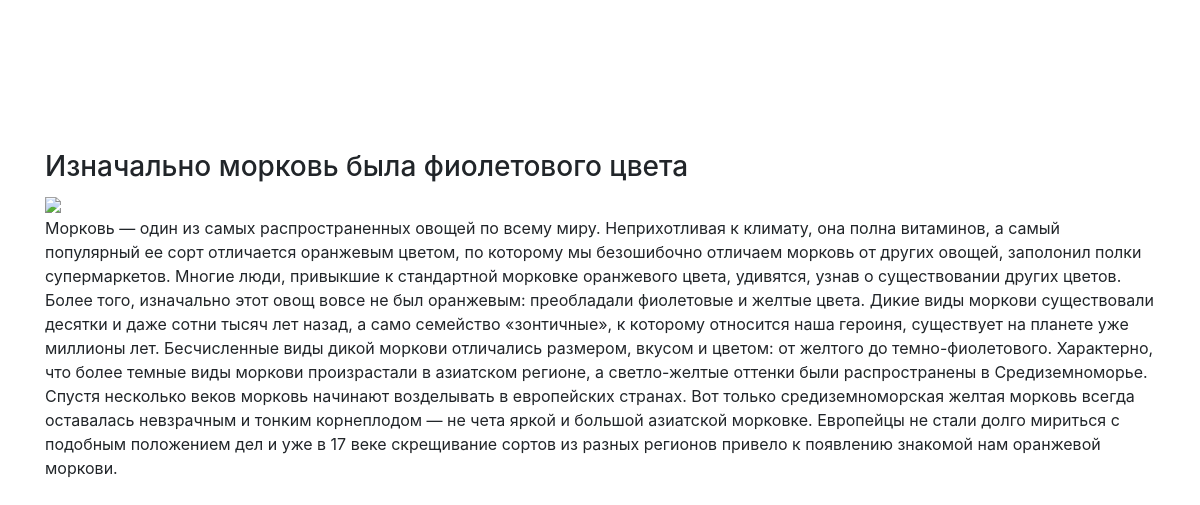
The page /articles/5/ on the database its author committed.
### articles/models.py (models this page shows)
class Article(models.Model):
    title = models.CharField(max_length=100, verbose_name='Заголовок')
    text = models.TextField(verbose_name='Статья')
    image = models.ImageField(upload_to='static/img', verbose_name='Изображение')
    paid_article = models.BooleanField(default=False)

### articles/views.py (the view)
# urls.py: url(r'^articles/(?P<id>[0-9]+)/', articles.views.show_article),
def show_article(request, id):
    article = Article.objects.get(pk=id)
    context = dict()
    context['title'] = article.title
    context['image'] = article.image
    if request.user.is_authenticated:
        user_subs = Profile.objects.get(user_id=request.user).has_subs
    else:
        user_subs = False
    if article.paid_article != False and user_subs != True:
        context['text'] = 'Статья для платных пользователей!'
    else:
        context['text'] = article.text
    return render(
        request,
        'article.html',
        context
    )

### templates/article.html (shortened to what this page needs)
{% extends "base.html" %}
{% load static %}
{% block content %}
    <div class="container">
        <div class="header">
            <h3>{{ title }}</h3>
             <img src="/{{ image.url }}">
            <p>{{ text }}</p>
        </div>
    </div>
{% endblock %}

### static/css/style.css (style rules this page uses)
.header { margin-top: 150px; }

### rows shown on the page
Article: title "Изначально морковь была фиолетового цвета", text "Морковь — один из самых распространенных овощей по всему миру. Неприхотливая к климату, она полна витаминов, а самый популярный ее сорт отличается оранжевым цветом, по которому мы безошибочно отличаем морковь от других овощей, заполонил полки супермаркетов. Многие люди, привыкшие к стандартной морковке оранжевого цвета, удивятся, узнав о существовании других цветов. Более того, изначально этот овощ вовсе не был оранжевым: преобладали фиолетовые и желтые цвета. Дикие виды моркови существовали десятки и даже сотни тысяч лет назад, а само семейство «зонтичные», к которому относится наша героиня, существует на планете уже миллионы лет. Бесчисленные виды дикой моркови отличались размером, вкусом…"
